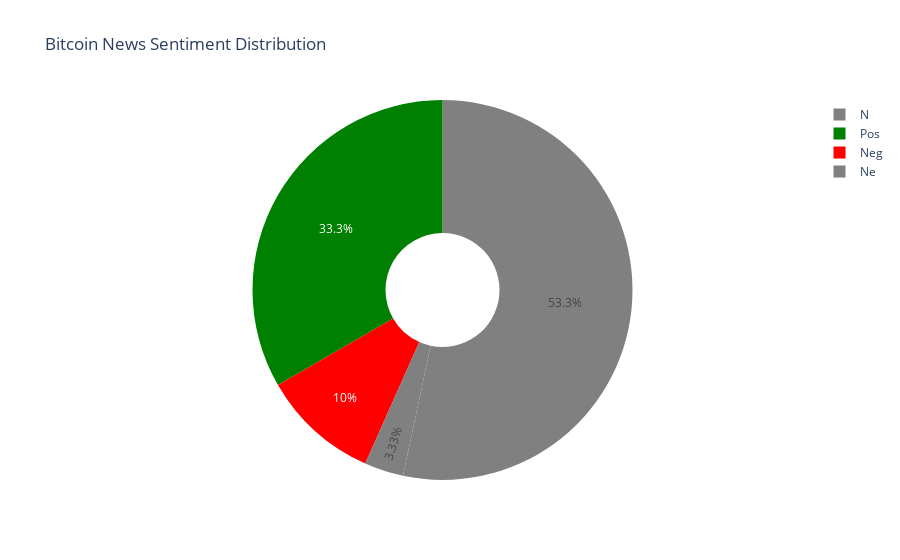

The code cell stored with this chart in its notebook:
### Markdown cell above
### 5.1 Pie Chart Visualization

Let's create a pie chart to visualize the sentiment distribution.

### Code cell
# Create a pie chart
labels = sentiment_counts.index
values = sentiment_counts.values
colors = ['green' if x in ['Positive', 'Pos'] else 'red' if x in ['Negative', 'Neg'] else 'gray' for x in labels]

fig = go.Figure(data=[go.Pie(labels=labels, values=values, hole=.3, marker_colors=colors)])
fig.update_layout(title_text="Bitcoin News Sentiment Distribution")
fig.show()

### Figure 1 — Plotly figure (JSON) as saved in the notebook; plotly's stock layout.template omitted (floating-point values rounded to 4 significant figures)
{"data": [{"hole": 0.3, "labels": ["N", "Pos", "Neg", "Ne"], "marker": {"colors": ["gray", "green", "red", "gray"]}, "type": "pie", "values": [16, 10, 3, 1]}], "layout": {"title": {"text": "Bitcoin News Sentiment Distribution"}}}
